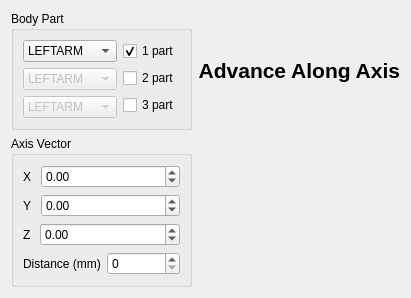
       <widget class="QWidget" name="Pagina_MoveAlongAxis">
        <attribute name="title">
         <string>Move Along Axis</string>
        </attribute>
        <layout class="QGridLayout" name="gridLayout_6">
         <item row="0" column="1">
          <widget class="QLabel" name="label26">
           <property name="font">
            <font>
             <pointsize>16</pointsize>
             <weight>75</weight>
             <bold>true</bold>
             <underline>false</underline>
            </font>
           </property>
           <property name="text">
            <string>Advance Along Axis</string>
           </property>
           <property name="alignment">
            <set>Qt::AlignRight|Qt::AlignTrailing|Qt::AlignVCenter</set>
           </property>
          </widget>
         </item>
         <item row="0" column="0">
          <widget class="QGroupBox" name="groupBox_5">
           <property name="title">
            <string>Body Part</string>
           </property>
           <layout class="QVBoxLayout" name="verticalLayout_9">
            <item>
             <layout class="QVBoxLayout" name="MoveAlongAxis_Layout1">
              <item>
               <layout class="QHBoxLayout" name="MoveAlongAxis_Layout2">
                <item>
                 <layout class="QVBoxLayout" name="MoveAlongAxis_Layout4">
                  <item>
                   <widget class="QComboBox" name="partBox1_AlongAxis">
                    <item>
                     <property name="text">
                      <string>LEFTARM</string>
                     </property>
                    </item>
                    <item>
                     <property name="text">
                      <string>RIGHTARM</string>
                     </property>
                    </item>
                    <item>
                     <property name="text">
                      <string>HEAD</string>
                     </property>
                    </item>
                   </widget>
                  </item>
                  <item>
                   <widget class="QComboBox" name="partBox2_AlongAxis">
                    <property name="enabled">
                     <bool>false</bool>
                    </property>
                    <item>
                     <property name="text">
                      <string>LEFTARM</string>
                     </property>
                    </item>
                    <item>
                     <property name="text">
                      <string>RIGHTARM</string>
                     </property>
                    </item>
                    <item>
                     <property name="text">
                      <string>HEAD</string>
                     </property>
                    </item>
                   </widget>
                  </item>
                  <item>
                   <widget class="QComboBox" name="partBox3_AlongAxis">
                    <property name="enabled">
                     <bool>false</bool>
                    </property>
                    <item>
                     <property name="text">
                      <string>LEFTARM</string>
                     </property>
                    </item>
                    <item>
                     <property name="text">
                      <string>RIGHTARM</string>
                     </property>
                    </item>
                    <item>
                     <property name="text">
                      <string>HEAD</string>
                     </property>
                    </item>
                   </widget>
                  </item>
                 </layout>
                </item>
                <item>
                 <layout class="QVBoxLayout" name="MoveAlongAxis_Layout3">
                  <item>
                   <widget class="QCheckBox" name="Part1_AlongAxis">
                    <property name="text">
                     <string>1 part</string>
                    </property>
                    <property name="checked">
                     <bool>true</bool>
                    </property>
                   </widget>
                  </item>
                  <item>
                   <widget class="QCheckBox" name="Part2_AlongAxis">
                    <property name="text">
                     <string>2 part</string>
                    </property>
                    <property name="checked">
                     <bool>false</bool>
                    </property>
                   </widget>
                  </item>
                  <item>
                   <widget class="QCheckBox" name="Part3_AlongAxis">
                    <property name="text">
                     <string>3 part</string>
                    </property>
                    <property name="checked">
                     <bool>false</bool>
                    </property>
                   </widget>
                  </item>
                 </layout>
                </item>
               </layout>
              </item>
             </layout>
            </item>
           </layout>
          </widget>
         </item>
         <item row="2" column="0">
          <widget class="QGroupBox" name="groupBox_6">
           <property name="title">
            <string>Axis Vector</string>
           </property>
           <layout class="QVBoxLayout" name="verticalLayout_8">
            <item>
             <layout class="QVBoxLayout" name="MoveAlongAxis_Layout5">
              <item>
               <layout class="QFormLayout" name="MoveAlongAxis_Layout7">
                <property name="fieldGrowthPolicy">
                 <enum>QFormLayout::AllNonFixedFieldsGrow</enum>
                </property>
                <item row="0" column="0">
                 <widget class="QLabel" name="label29">
                  <property name="text">
                   <string>X </string>
                  </property>
                 </widget>
                </item>
                <item row="0" column="1">
                 <widget class="QDoubleSpinBox" name="TipAxis_X2">
                  <property name="minimum">
                   <double>-1.000000000000000</double>
                  </property>
                  <property name="maximum">
                   <double>1.000000000000000</double>
                  </property>
                 </widget>
                </item>
               </layout>
              </item>
              <item>
               <layout class="QFormLayout" name="MoveAlongAxis_Layout8">
                <item row="0" column="0">
                 <widget class="QLabel" name="label30">
                  <property name="text">
                   <string>Y </string>
                  </property>
                 </widget>
                </item>
                <item row="0" column="1">
                 <widget class="QDoubleSpinBox" name="TipAxis_Y2">
                  <property name="minimum">
                   <double>-1.000000000000000</double>
                  </property>
                  <property name="maximum">
                   <double>1.000000000000000</double>
                  </property>
                 </widget>
                </item>
               </layout>
              </item>
              <item>
               <layout class="QFormLayout" name="MoveAlongAxis_Layout6">
                <item row="0" column="0">
                 <widget class="QLabel" name="label28">
                  <property name="text">
                   <string>Z </string>
                  </property>
                 </widget>
                </item>
                <item row="0" column="1">
                 <widget class="QDoubleSpinBox" name="TipAxis_Z2">
                  <property name="minimum">
                   <double>-1.000000000000000</double>
                  </property>
                  <property name="maximum">
                   <double>1.000000000000000</double>
                  </property>
                 </widget>
                </item>
               </layout>
              </item>
              <item>
               <layout class="QFormLayout" name="MoveAlongAxis_Layout9">
                <item row="0" column="0">
                 <widget class="QLabel" name="label31">
                  <property name="text">
                   <string>Distance (mm)</string>
                  </property>
                 </widget>
                </item>
                <item row="0" column="1">
                 <widget class="QSpinBox" name="distanceSpinBox">
                  <property name="maximum">
                   <number>3000</number>
                  </property>
                 </widget>
                </item>
               </layout>
              </item>
             </layout>
            </item>
           </layout>
          </widget>
         </item>
        </layout>
       </widget>
